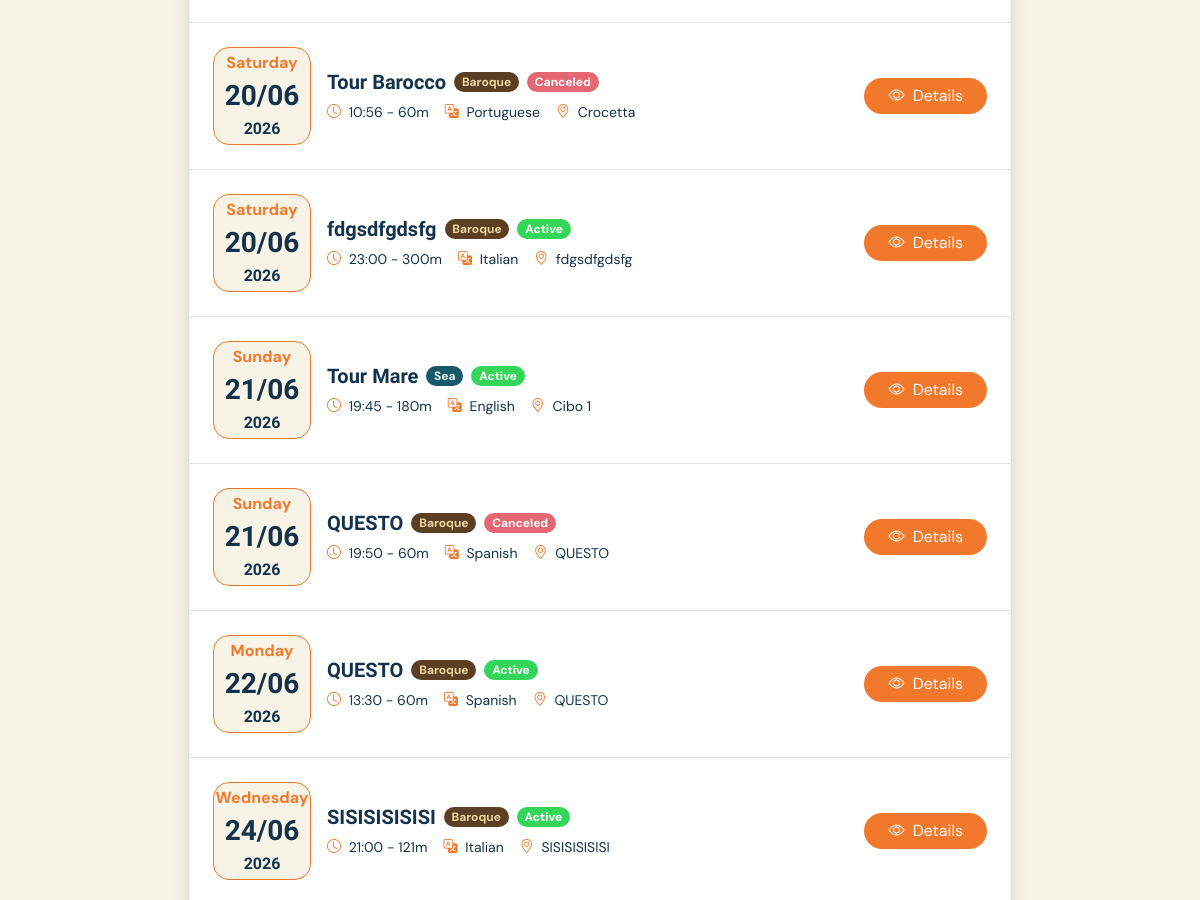
The app's page /schedule (signed in, middle part), older data.
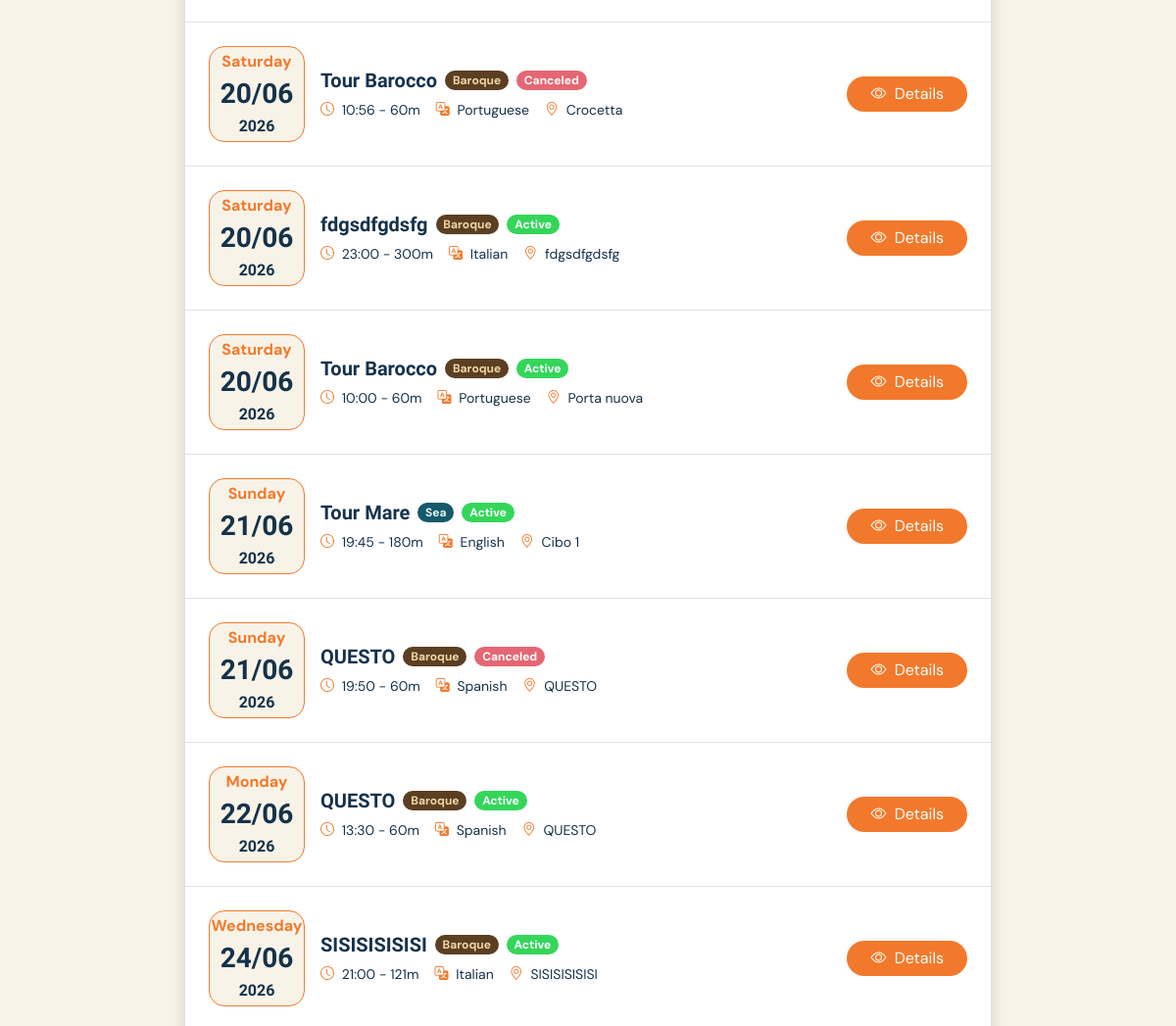
The same page, newer data.
### tables this page shows
CREATE TABLE "tour_occurrences" (
	"id"	TEXT,
	"tour_id"	TEXT NOT NULL,
	"date"	TEXT NOT NULL,
	"start_time"	TEXT NOT NULL,
	"state"	TEXT NOT NULL DEFAULT 'not_departed',
	PRIMARY KEY("id"),
	FOREIGN KEY("tour_id") REFERENCES "tours"("id")
);

CREATE TABLE "tours" (
	"id"	TEXT,
	"guide_id"	TEXT NOT NULL,
	"language_id"	TEXT NOT NULL,
	"title"	TEXT NOT NULL,
	"description"	TEXT NOT NULL,
	"duration"	INTEGER NOT NULL,
	"max_participants"	INTEGER NOT NULL,
	"theme_id"	INTEGER NOT NULL,
	"state"	TEXT NOT NULL DEFAULT 'active',
	PRIMARY KEY("id"),
	FOREIGN KEY("guide_id") REFERENCES "users"("id") ON DELETE CASCADE,
	FOREIGN KEY("language_id") REFERENCES "languages"("id") ON DELETE CASCADE,
	FOREIGN KEY("theme_id") REFERENCES "tour_themes"("id")
);

CREATE TABLE "tour_themes" (
	"id"	INTEGER,
	"name"	TEXT NOT NULL,
	"emoji"	TEXT NOT NULL,
	"description"	TEXT NOT NULL,
	PRIMARY KEY("id" AUTOINCREMENT)
);

CREATE TABLE "languages" (
	"id"	INTEGER,
	"name"	TEXT NOT NULL UNIQUE,
	PRIMARY KEY("id" AUTOINCREMENT)
);

CREATE TABLE "stops" (
	"id"	TEXT,
	"tour_id"	TEXT NOT NULL,
	"place_name"	TEXT NOT NULL,
	"order_number"	INTEGER NOT NULL,
	PRIMARY KEY("id"),
	FOREIGN KEY("tour_id") REFERENCES "tours"("id") ON DELETE CASCADE
);

### app.py (the view)
@login_required
@app.route("/schedule")
def personal_schedule():
    today = date.today()
    if current_user.role == "guide":
        occurrences = occurrencies_dao.get_not_empty_occurrences_by_guide_id(current_user.id)
        for occurrence in occurrences:
            occurrence.tour = tours_dao.get_tour_by_id(occurrence.tour_id)
            occurrence.tour.language = languages_dao.get_language_by_id(occurrence.tour.language_id)["name"]
            occurrence.tour.theme = themes_dao.get_theme_by_id(occurrence.tour.theme_id)
            occurrence.tour.stops = stops_dao.get_first_stop_by_tour(occurrence.tour)
        upcoming = occurrences
    else:
        reservations = reservations_dao.get_reservations_by_participant_id(current_user.id)
        occurrencies = []
        for reservation in reservations:
            occurrence = occurrencies_dao.get_occurrence_by_id(reservation.occurrence_id)
            occurrence.tour = tours_dao.get_tour_by_id(occurrence.tour_id)
            occurrence.tour.language = languages_dao.get_language_by_id(occurrence.tour.language_id)["name"]
            occurrence.tour.theme = themes_dao.get_theme_by_id(occurrence.tour.theme_id)
            occurrence.tour.stops = stops_dao.get_first_stop_by_tour(occurrence.tour)
            occurrence.reservation = reservation
            occurrencies.append(occurrence)
        upcoming = occurrencies
    return render_template("personal_schedule.html", upcoming=upcoming)

### app.py (called while the page is built)
@login_manager.user_loader
def load_user(user_id):
    db_user=users_dao.get_user_by_id(user_id)
    return db_user

### database/daos/languages.py (called while the page is built)
@connect_db
def get_language_by_id(conn, cursor, id):
    query="SELECT * FROM languages WHERE id=(?)"
    cursor.execute(query, (id,))
    language=cursor.fetchone()
    if language is None:
        return None
    return dict(language)

### database/daos/occurrencies.py (called while the page is built)
@connect_db
def get_occurrence_by_id(conn, cursor, occurrence_id):
    query="SELECT * FROM tour_occurrences WHERE id=(?)"
    cursor.execute(query, (occurrence_id,))
    occurrence=cursor.fetchone()
    if occurrence is None:
        return None
    occurrence_obj=Occurrence(occurrence["id"], occurrence["tour_id"], datetime.datetime.strptime(occurrence["date"], "%Y-%m-%d").date(), occurrence["start_time"], occurrence["state"])
    return occurrence_obj

### database/daos/stops.py (called while the page is built)
@connect_db
def get_first_stop_by_tour(conn, cursor, tour):
    query = "SELECT place_name FROM stops WHERE tour_id=(?) ORDER BY order_number ASC LIMIT 1"
    cursor.execute(query, (tour.id,))
    stop = cursor.fetchone()
    if stop:
        return stop["place_name"]
    else:
        return None

### database/daos/themes.py (called while the page is built)
@connect_db
def get_theme_by_id(conn, cursor, id):
    query="SELECT * FROM tour_themes WHERE id=(?)"
    cursor.execute(query, (id,))
    theme=cursor.fetchone()
    if theme is None:
        return None
    theme_obj=Theme(theme["id"], theme["name"], theme["emoji"], theme["description"])
    return theme_obj

### database/daos/tours.py (called while the page is built)
@connect_db
def get_tour_by_id(conn, cursor, id):
    query="SELECT * FROM tours WHERE id=(?)"
    cursor.execute(query, (id,))
    tour=cursor.fetchone()
    if tour is None:
        return None
    tour_obj=Tour(tour["id"], tour["title"], tour["description"], tour["duration"], tour["max_participants"], tour["theme_id"], tour["language_id"], tour["guide_id"], tour["state"])
    return tour_obj

### database/daos/users.py (called while the page is built)
@connect_db
def get_user_by_id(conn, cursor, id):
    query="SELECT * FROM users WHERE id=(?)"
    cursor.execute(query, (id,))
    user=cursor.fetchone()
    if user is None:
        return None
    user_obj=User(user["id"], user["role"], user["email"], user["password"], user["first_name"], user["last_name"], user["profile_photo"])
    return user_obj

### templates/personal_schedule.html (shortened to what this page needs)
{% extends "base.html" %}
{% block content %}
<main class="mx-4 my-5">
    <div class="container w-75">
        <section class="mb-5">
            <div class="bg-white rounded-5 shadow overflow-hidden">
                {% if upcoming|length > 0 %}
                {% for occurrence in upcoming %}
                {% include "booking_card.html" %}
                {% endfor %}
                {% else %}
                <div class="d-flex justify-content-center p-4">
                    <p class="mb-0">No upcoming occurrences found</p>
                </div>
                {% endif %}
            </div>
        </section>
    </div>
</main>
{% endblock %}

### templates/base.html (shortened to what this page needs)
<!doctype html>
<html lang="en">
<head>
    <link href="https://cdn.jsdelivr.net/npm/bootstrap@5.3.5/dist/css/bootstrap.min.css" rel="stylesheet"
>
    <link rel="stylesheet" href="https://cdn.jsdelivr.net/npm/bootstrap-icons@1.11.3/font/bootstrap-icons.min.css">
    <link rel="stylesheet" href="{{ url_for('static', filename='css/style.css') }}">
    <link rel="stylesheet" href="{{ url_for('static', filename='css/themes.css') }}">
    <link rel="stylesheet" href="https://cdn.jsdelivr.net/npm/flatpickr/dist/flatpickr.min.css">
</head>
<body>
    <div class="container-fluid">
        {%block content %}{% endblock %}
    </div>
</body>
</html>

### templates/booking_card.html (shortened to what this page needs)
<div class="d-flex flex-row align-items-center justify-content-between gap-3 p-4 border-bottom">
    <div class="d-flex align-items-center gap-3">
        <div class="rounded-4 lecce-profile-date p-5">
            <span class="lecce-primary-color fw-bold mb-0 fs-6">{{ occurrence.date.strftime('%A') }}</span>
            <span class="lecce-text-impact lecce-secondary-color fw-bold fs-3 mb-0">{{ occurrence.date.strftime('%d/%m')
                }}</span>
            <span class="lecce-text-impact lecce-secondary-color fw-bold fs-6 mb-0">{{ occurrence.date.strftime('%Y')
                }}</span>
        </div>
        <div>
            <div class="d-flex align-items-center gap-2 mb-2">
                <h3 class="h5 lecce-text-impact lecce-secondary-color fw-bold m-0">
                    <a href="{{ url_for('tour', id=occurrence.tour.id) }}"
                        class="text-decoration-none lecce-secondary-color">
                        {{ occurrence.tour.title }}
                    </a>
                </h3>
                <div
                    class="badge rounded-4 lecce-{{ occurrence.tour.theme.name.lower() }}-background lecce-{{ occurrence.tour.theme.name.lower() }}-text">
                    {{ occurrence.tour.theme.name }}</div>
                {% if occurrence.reservation is not none and occurrence.reservation.state == "canceled" %}
                <div class="badge rounded-4 lecce-negative-background">Canceled</div>
                {% endif %}
                {% if occurrence.reservation is not none and occurrence.reservation.state == "active" %}
                <div class="badge rounded-4 lecce-positive-background">Active</div>
                {% endif %}
            </div>
            <div class="d-flex flex-wrap gap-3 small lecce-secondary-color">
                <span>
                    <i class="bi bi-clock lecce-primary-color me-1"></i>
                    {{ occurrence.start_time }} - {{ occurrence.tour.duration }}m
                </span>
                <span>
                    <i class="bi bi-translate lecce-primary-color me-1"></i>
                    {{ occurrence.tour.language }}
                </span>
                <span>
                    <i class="bi bi-geo-alt lecce-primary-color me-1"></i>
                    {{ occurrence.tour.stops }}
                </span>
            </div>
        </div>
    </div>
    <div>
        {% if current_user.role == 'participant' and current_user.id == occurrence.reservation.participant_id %}
        <a href="{{ url_for('reservation', id=occurrence.reservation.id) }}"
            class="btn lecce-btn lecce-primary-background px-4">
            <i class="bi bi-eye me-1"></i>
            Details
        </a>
        {% endif %}
    </div>
</div>

### static/css/style.css (style rules this page uses)
body { background-color: #F8F3E7; font-family: "DM Sans", sans-serif; }
.lecce-text-impact { font-family: "Bricolage Grotesque", sans-serif; }
.lecce-primary-color { color: #F2792B }
.lecce-secondary-color { color: #15324B; }
.lecce-positive-background { background-color: #34d65a; }
.lecce-negative-background { background-color: #e46773; }
.lecce-btn { color: white; border: none; border-radius: 1000px; }
.lecce-primary-background { background-color: #F2792B; color: white; }
.lecce-profile-date { background-color: #F8F3E7; border: 0.1rem solid #F2792B; aspect-ratio: 1/1; border-radius: 0%; width: 4rem; height: 4rem; display: flex; flex-direction: column; align-items: center; justify-content: center; }

### static/css/themes.css (style rules this page uses)
.lecce-baroque-background { background-color: #5c3e23; }
.lecce-baroque-text { color: #EFD7A6; }
.lecce-sea-background { background-color: #15596B; }
.lecce-sea-text { color: #E7F1EC; }

Row changes from the older to the newer data that the page shows:
added tour_occurrences: date "Saturday", date "20/06", date "2026", tour "Tour Barocco", tour.theme.name "Baroque", shows "Active", start_time "10:00", tour.duration "60", tour.language "Portuguese", tour.stops "Porta nuova"
